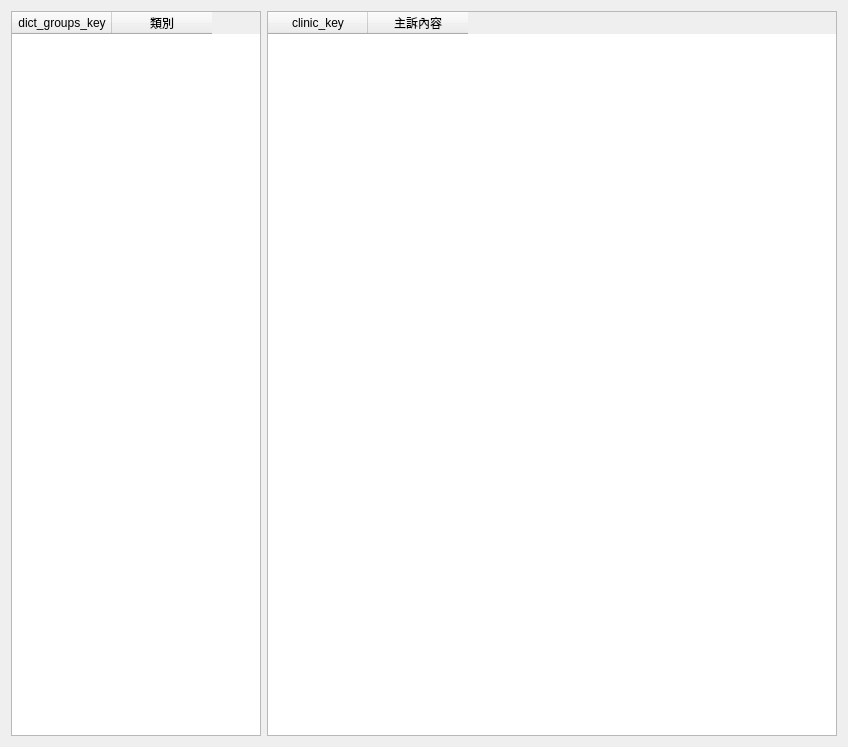
<?xml version="1.0" encoding="UTF-8"?>
<ui version="4.0">
 <class>Dialog_remark</class>
 <widget class="QDialog" name="Dialog_remark">
  <property name="windowModality">
   <enum>Qt::NonModal</enum>
  </property>
  <property name="geometry">
   <rect>
    <x>0</x>
    <y>0</y>
    <width>848</width>
    <height>747</height>
   </rect>
  </property>
  <property name="sizePolicy">
   <sizepolicy hsizetype="Preferred" vsizetype="Preferred">
    <horstretch>0</horstretch>
    <verstretch>0</verstretch>
   </sizepolicy>
  </property>
  <property name="windowTitle">
   <string>備註</string>
  </property>
  <property name="modal">
   <bool>false</bool>
  </property>
  <layout class="QVBoxLayout" name="verticalLayout">
   <item>
    <layout class="QHBoxLayout" name="horizontalLayout">
     <item>
      <widget class="QTableWidget" name="tableWidget_groups">
       <property name="maximumSize">
        <size>
         <width>250</width>
         <height>16777215</height>
        </size>
       </property>
       <property name="editTriggers">
        <set>QAbstractItemView::NoEditTriggers</set>
       </property>
       <property name="selectionMode">
        <enum>QAbstractItemView::SingleSelection</enum>
       </property>
       <property name="selectionBehavior">
        <enum>QAbstractItemView::SelectRows</enum>
       </property>
       <column>
        <property name="text">
         <string>dict_groups_key</string>
        </property>
       </column>
       <column>
        <property name="text">
         <string>類別</string>
        </property>
       </column>
      </widget>
     </item>
     <item>
      <widget class="QTableWidget" name="tableWidget_remark">
       <property name="editTriggers">
        <set>QAbstractItemView::NoEditTriggers</set>
       </property>
       <property name="selectionMode">
        <enum>QAbstractItemView::SingleSelection</enum>
       </property>
       <property name="selectionBehavior">
        <enum>QAbstractItemView::SelectRows</enum>
       </property>
       <column>
        <property name="text">
         <string>clinic_key</string>
        </property>
       </column>
       <column>
        <property name="text">
         <string>主訴內容</string>
        </property>
       </column>
      </widget>
     </item>
    </layout>
   </item>
  </layout>
 </widget>
 <resources/>
 <connections/>
</ui>
